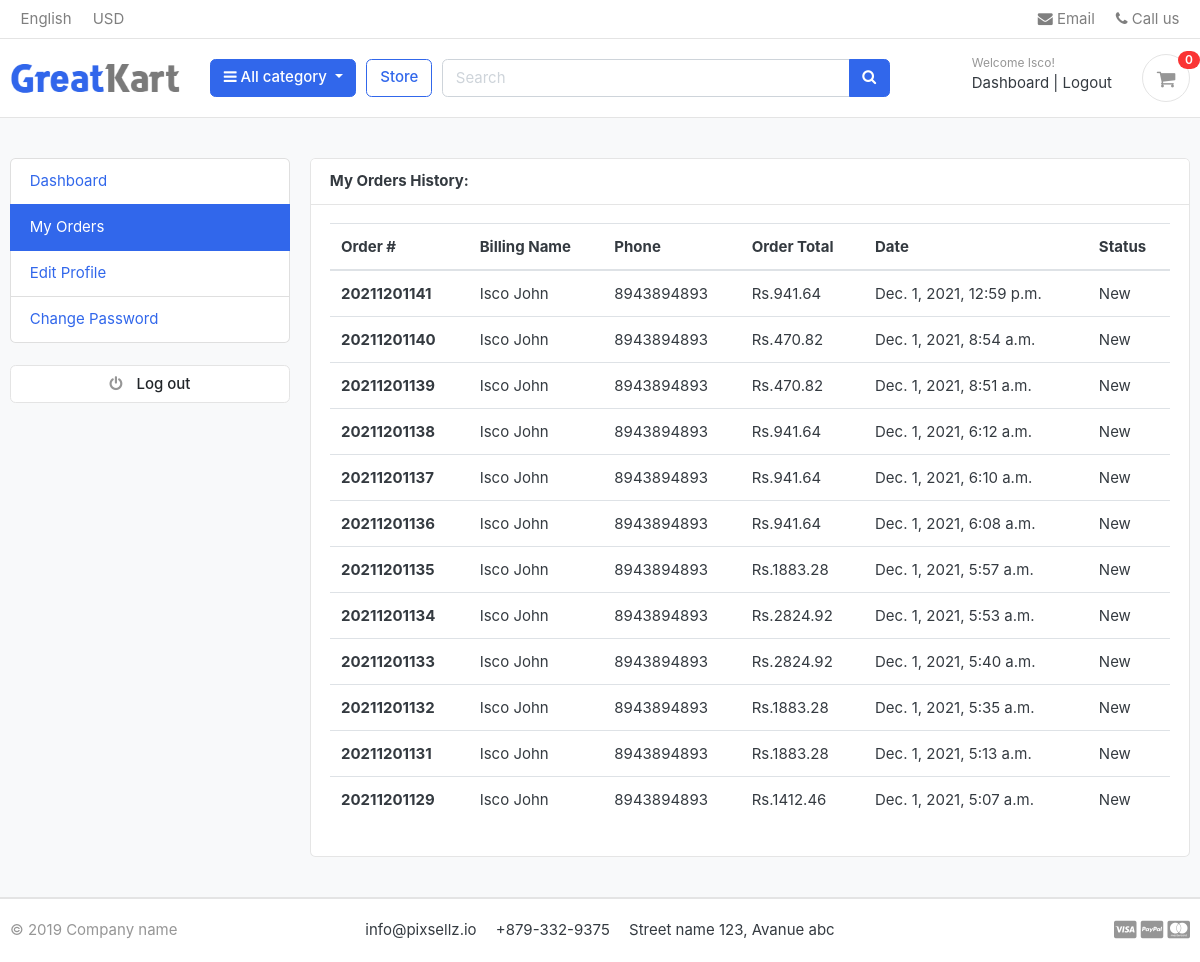
The page /accounts/my_orders/ (signed in) on the database as committed earlier.
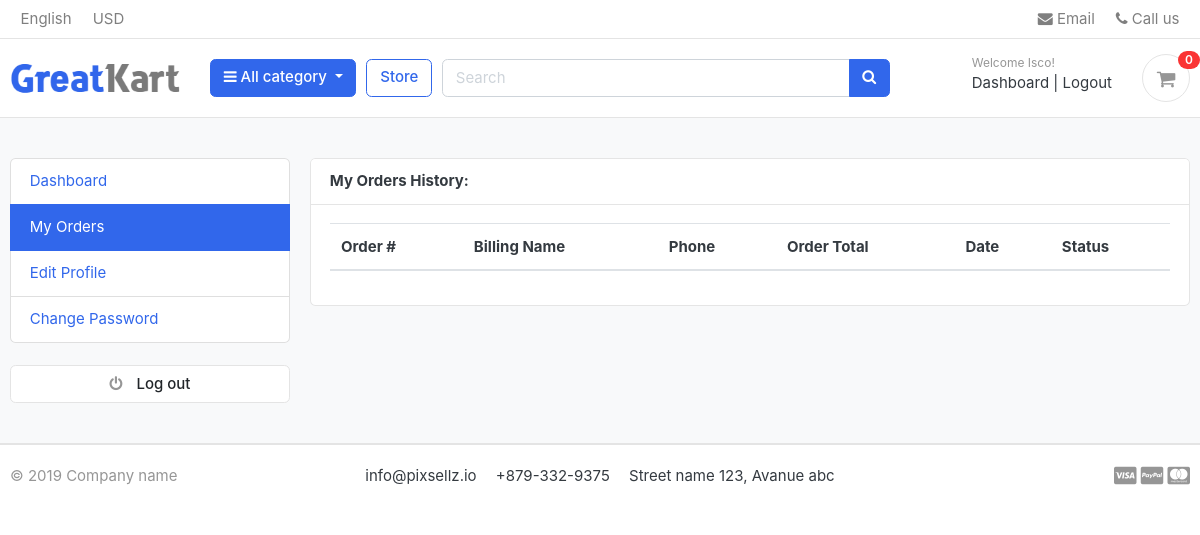
The same page on the database as committed later.
### accounts/models.py (models this page shows, shortened)
class Account(AbstractBaseUser):
	first_name = models.CharField(max_length=50)
	last_name = models.CharField(max_length=50)
	username = models.CharField(max_length=80,unique=True)
	email = models.CharField(max_length=100,unique=True)
	phone_number = models.CharField(max_length=15,unique=True)
	date_joined = models.DateTimeField(auto_now_add=True)
	last_login = models.DateTimeField(auto_now_add=True)
	is_admin = models.BooleanField(default=False)
	is_staff = models.BooleanField(default=False)
	is_active = models.BooleanField(default=False)
	is_superadmin = models.BooleanField(default=False)
	USERNAME_FIELD = 'email'
	REQUIRED_FIELDS = ['username','first_name','last_name']
	objects = MyAccount()

### orders/models.py (models this page shows, shortened)
class Order(models.Model):
	STATUS=(
		('New','New'),
		('Accepted','Accepted'),
		('Completed','Completed'),
		('Cancelled','Cancelled'),
	)
	user=models.ForeignKey(Account,on_delete=models.SET_NULL,null=True)
	payment=models.ForeignKey(Payment,on_delete=models.SET_NULL,null=True,blank=True)
	order_number=models.CharField(max_length=100)
	first_name=models.CharField(max_length=50)
	last_name=models.CharField(max_length=50)
	phone_number= models.CharField(max_length=15)
	email=models.CharField(max_length=50)
	address_line1=models.CharField(max_length=50)
	address_line2=models.CharField(max_length=50,blank=True)
	city=models.CharField(max_length=50)
	state=models.CharField(max_length=50)
	order_note=models.CharField(max_length=100,blank=True)
	order_total=models.FloatField()
	tax=models.FloatField()
	status=models.CharField(max_length=15,choices=STATUS,default='New')
	ip=models.CharField(max_length=50)
	is_ordered=models.BooleanField(default=False)
	created_at=models.DateTimeField(auto_now_add=True)
	updated_at=models.DateTimeField(auto_now=True)
	def full_name(self):
		return f'{self.first_name} {self.last_name}'

### accounts/views.py (the view)
# urls.py: path('my_orders/',views.my_orders,name='my_orders'),
@login_required(login_url='login')
def my_orders(request):
	orders = Order.objects.filter(user=request.user,is_ordered=True).order_by('-created_at')
	context = {
		'orders':orders,
	}
	return render(request,'accounts/my_orders.html',context)

### cart/context_processors.py (called while the page is built)
def counter(request):
	cart_count=0
	if 'admin' in request.path:
		return {}
	else:
		try:
			cart=Cart.objects.filter(cart_id=_cart_id(request))
			if request.user.is_authenticated:
				cart_items=CartItem.objects.all().filter(user=request.user)
			else:
				cart_items=CartItem.objects.all().filter(cart=cart[:1])
			for cart_item in cart_items:
				cart_count += cart_item.quantity
		except:
			cart_count = 0
	return dict(cart_count=cart_count)

### cart/views.py (called while the page is built)
def _cart_id(request):
	cart = request.session.session_key
	if not cart:
		cart = request.session.create()
	return cart

### category/context_processors.py (called while the page is built)
def menu_links(request):
	links = Category.objects.all()
	return dict(links=links)

### category/models.py (called while the page is built)
	def get_url(self):
		return reverse('products_by_category',args=[self.category_url])

### templates/accounts/my_orders.html (shortened to what this page needs)
{% extends 'greate/base.html' %}
{% load static %}
{% block content %}
<section class="section-conten padding-y bg">
<div class="container">
  <div class="row">
    {% include 'greate/includes/dashboard_side.html'%}
  <main class="col-md-9">
    <article class="card">
    <header class="card-header">
      <strong class="d-inline-block mr-3">My Orders History:</strong>
    </header>
    <div class="card-body">
      <div class="row">
        <div class="col-md-12">
          <table class="table table-hover">
            <thead>
              <tr>
                <th scope="col">Order #</th>
                <th scope="col">Billing Name</th>
                <th scope="col">Phone</th>
                <th scope="col">Order Total</th>
                <th scope="col">Date</th>
                <th scope="col">Status</th>
              </tr>
            </thead>
            <tbody>
              {% for order in orders %}
              <tr>
                <th scope="row">{{order.order_number}}</th>
                <td>{{order.full_name}}</td>
                <td>{{order.phone_number}}</td>
                <td>Rs.{{order.order_total}}</td>
                <td>{{order.created_at}}</td>
                <td>{{order.status}}</td>
              </tr>
              {% endfor %}
            </tbody>
          </table>
        </div>
      </div>
    </div>
    </article>
  </main>
</div>
</div>
</section>
{% endblock %}

### templates/greate/base.html (shortened to what this page needs)
{% load static %}
<!DOCTYPE HTML>
<html lang="en">
<head>
<link href="{% static 'css/bootstrap.css' %}" rel="stylesheet" type="text/css"/>
<link href="{% static 'fonts/fontawesome/css/all.min.css' %}" type="text/css" rel="stylesheet">
<link href="{% static 'css/ui.css' %}" rel="stylesheet" type="text/css"/>
<link href="{% static 'css/responsive.css' %}" rel="stylesheet" media="only screen and (max-width: 1200px)" />
<link href="{% static 'css/custom.css' %}" rel="stylesheet" type="text/css"/>
<link rel="stylesheet" href="https://cdnjs.cloudflare.com/ajax/libs/font-awesome/4.7.0/css/font-awesome.min.css" />
</head>
<body>
{% include 'greate/includes/navbar.html' %}
{% block content %}
{% endblock %}
{% include 'greate/includes/footer.html' %}

### templates/greate/includes/navbar.html (shortened to what this page needs)
{% load static %}
<header class="section-header">
	<nav class="navbar p-md-0 navbar-expand-sm navbar-light border-bottom">
		<div class="container">
  			<div class="collapse navbar-collapse" id="navbarTop4">
			    <ul class="navbar-nav mr-auto">
			    	<li class="nav-item dropdown">
					 	<a href="#" class="nav-link">   English </a>
					</li>
					<li class="nav-item dropdown">
						<a href="#" class="nav-link"> USD </a>
					</li>
			    </ul>
			    <ul class="navbar-nav">
					<li><a href="#" class="nav-link"> <i class="fa fa-envelope"></i> Email </a></li>
					<li><a href="#" class="nav-link"> <i class="fa fa-phone"></i> Call us </a></li>
				</ul>
			</div>
		</div>
	</nav>
	<section class="header-main border-bottom">
		<div class="container">
			<div class="row align-items-center">
				<div class="col-lg-2 col-md-3 col-6">
					<a href="{% url 'index' %}" class="brand-wrap">
						<img class="logo" src="{% static './images/logo.png' %}">
					</a>
				</div>
				<div class="col-lg col-sm col-md col-6 flex-grow-0">
					<div class="category-wrap dropdown d-inline-block float-right">
						<button type="button" class="btn btn-primary dropdown-toggle" data-toggle="dropdown">
							<i class="fa fa-bars"></i> All category
						</button>
					</div>
				</div>
				<a href="{% url 'store' %}" class="btn btn-outline-primary">Store</a>
				<div class="col-lg  col-md-6 col-sm-12 col">
					<form action="{% url 'search' %}" class="search" method="GET">
						<div class="input-group w-100">
						    <input type="text" class="form-control" style="width:60%;" placeholder="Search" name="keyword">
						    <div class="input-group-append">
						      <button class="btn btn-primary" type="submit">
						        <i class="fa fa-search"></i>
						      </button>
						    </div>
					    </div>
					</form>
				</div>
				<div class="col-lg-3 col-sm-6 col-8 order-2 order-lg-3">
					<div class="d-flex justify-content-end mb-3 mb-lg-0">
						{% if user.id is None %}
						<div class="widget-header">
							<small class="title text-muted">Welcome guest!</small>
							<div>
								<a href="{% url 'login' %}">Sign in</a> <span class="dark-transp"> | </span>
								<a href="{% url 'register' %}"> Register</a>
							</div>
						</div>
						{% else %}
						<div class="widget-header">
							<small class="title text-muted">Welcome {{user.first_name}}!</small>
							<div>
								<a href="{% url 'dashboard' %}">Dashboard</a> <span class="dark-transp"> | </span>
								<a href="{% url 'logout' %}">Logout</a>
							</div>
						</div>
						{% endif %}
						<a href="{% url 'cart' %}" class="widget-header pl-3 ml-3">
							<div class="icon icon-sm rounded-circle border"><i class="fa fa-shopping-cart"></i></div>
							<span class="badge badge-pill badge-danger notify">{{cart_count}}</span>
						</a>
					</div>
				</div>
			</div>
		</div>
	</section>
</header>

### templates/greate/includes/dashboard_side.html
<aside class="col-md-3">
    <ul class="list-group">
      <a class="list-group-item {% if '/accounts/' == request.path %}active {% endif %}" href="{% url 'dashboard' %}">Dashboard</a>
      <a class="list-group-item {% if '/my_orders/' in request.path %}active {% endif %}" href="{% url 'my_orders' %}"> My Orders</a>
      <a class="list-group-item {% if '/edit_profile/' in request.path %}active {% endif %}" href="{% url 'edit_profile' %}">Edit Profile</a>
      <a class="list-group-item {% if '/change_password/' in request.path %}active {% endif %}" href="{% url 'change_password' %}">Change Password</a>
    </ul>
    <br>
    <a class="btn btn-light btn-block" href="{% url 'logout' %}"> <i class="fa fa-power-off"></i> <span class="text">Log out</span> </a>
  </aside>

### templates/greate/includes/footer.html (shortened to what this page needs)
{% load static %}
<footer class="section-footer border-top">
	<div class="container">
		<section class="footer-bottom border-top row">
			<div class="col-md-2">
				<p class="text-muted"> &copy 2019 Company name </p>
			</div>
			<div class="col-md-8 text-md-center">
				<span  class="px-2">info@pixsellz.io</span>
				<span  class="px-2">+879-332-9375</span>
				<span  class="px-2">Street name 123, Avanue abc</span>
			</div>
			<div class="col-md-2 text-md-right text-muted">
				<i class="fab fa-lg fa-cc-visa"></i>
				<i class="fab fa-lg fa-cc-paypal"></i>
				<i class="fab fa-lg fa-cc-mastercard"></i>
			</div>
		</section>
	</div>
</footer>
</body>
</html>

### static/css/ui.css (style rules this page uses)
html { font-family: "Inter", sans-serif; font-size: 15px; }
.icon-xs, .icon-sm, .icon-md, .icon-lg { display: inline-block; text-align: center; flex-shrink: 0; flex-grow: 0; }
.icon-sm { width: 48px; height: 48px; line-height: 48px !important; font-size: 20px; }
.padding-y { padding-top: 40px; padding-bottom: 40px; }
article:after, .form-group:after { display: block; clear: both; content: ""; }
.bg { background-color: #f8f9fa; }
p:last-child { margin-bottom: 0; }
.header-main { position: relative; padding-top: 1rem; padding-bottom: 1rem; }
.brand-wrap .logo, .navbar-brand .logo { margin-right: 7px; max-height: 42px; display: inline-block; }
.widget-header { display: inline-block; vertical-align: middle; position: relative; }
.widget-header a { color: #343a40; }
.widget-header i { color: #969696; }
.widget-header .title { display: block; }
.widget-header .notify { position: absolute; top: -3px; right: -10px; }
.footer-bottom { padding-top: 20px; padding-bottom: 20px; }
.btn-light { background-color: #fff; border-color: #e4e4e4; }
.btn-light i { color: #969696; }
.btn i + .text { margin-left: 10px; }
.notify { position: absolute; top: -4px; right: -10px; display: inline-block; padding: 0.25em 0.6em; font-size: 12px; line-height: 1; text-align: center; border-radius: 3rem; color: #fff; background-color: #fa3434; }

Rows that differ between the two databases and show on the page:
removed Order: order_number "20211201141", full_name "Isco John", phone_number "8943894893", order_total "941.64", created_at "Dec. 1, 2021, 12:59 p.m.", status "New"
removed Order: order_number "20211201140", full_name "Isco John", phone_number "8943894893", order_total "470.82", created_at "Dec. 1, 2021, 8:54 a.m.", status "New"
removed Order: order_number "20211201139", full_name "Isco John", phone_number "8943894893", order_total "470.82", created_at "Dec. 1, 2021, 8:51 a.m.", status "New"
removed Order: order_number "20211201138", full_name "Isco John", phone_number "8943894893", order_total "941.64", created_at "Dec. 1, 2021, 6:12 a.m.", status "New"
removed Order: order_number "20211201137", full_name "Isco John", phone_number "8943894893", order_total "941.64", created_at "Dec. 1, 2021, 6:10 a.m.", status "New"
removed Order: order_number "20211201136", full_name "Isco John", phone_number "8943894893", order_total "941.64", created_at "Dec. 1, 2021, 6:08 a.m.", status "New"
removed Order: order_number "20211201135", full_name "Isco John", phone_number "8943894893", order_total "1883.28", created_at "Dec. 1, 2021, 5:57 a.m.", status "New"
removed Order: order_number "20211201134", full_name "Isco John", phone_number "8943894893", order_total "2824.92", created_at "Dec. 1, 2021, 5:53 a.m.", status "New"
removed Order: order_number "20211201133", full_name "Isco John", phone_number "8943894893", order_total "2824.92", created_at "Dec. 1, 2021, 5:40 a.m.", status "New"
removed Order: order_number "20211201132", full_name "Isco John", phone_number "8943894893", order_total "1883.28", created_at "Dec. 1, 2021, 5:35 a.m.", status "New"
removed Order: order_number "20211201131", full_name "Isco John", phone_number "8943894893", order_total "1883.28", created_at "Dec. 1, 2021, 5:13 a.m.", status "New"
removed Order: order_number "20211201129", full_name "Isco John", phone_number "8943894893", order_total "1412.46", created_at "Dec. 1, 2021, 5:07 a.m.", status "New"
